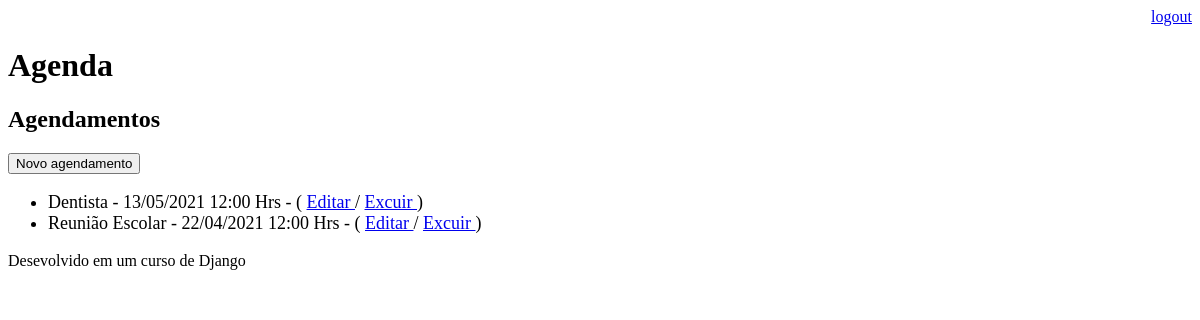
/agenda/ (signed in), run on an earlier commit of the app's database.
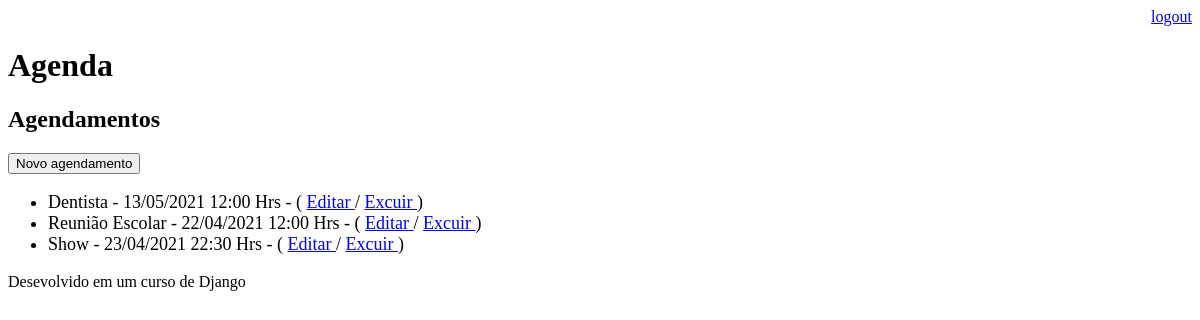
And on a later commit of the database.
### core/models.py (models this page shows, shortened)
class Evento(models.Model):
    titulo = models.CharField(max_length=100)
    descricao = models.TextField(blank=True, null=True)
    data_evento = models.DateTimeField(verbose_name='Data do Evento')
    data_criacao = models.DateTimeField(auto_now=True)
    usuario = models.ForeignKey(User, on_delete=models.CASCADE)
    class Meta:
        db_table = 'evento'
    def get_data_evento(self):
        return self.data_evento.strftime('%d/%m/%Y %H:%M Hrs')
    def get_evento_atrasado(self):
        if self.data_evento < datetime.now():
            return True
        else:
            return False

### core/views.py (the view)
# urls.py: path('agenda/', views.lista_eventos),
@login_required(login_url='/login/')
def lista_eventos(request):
    usuario = request.user
    data_atual = datetime.now() - timedelta(hours=1)
    evento = Evento.objects.filter(usuario=usuario,
                                    data_evento__gt=data_atual)
    dados = {'eventos':evento}
    return render(request , 'agenda.html', dados)

### templates/agenda.html
{% extends "model-page.html" %}
{% block content %}
    <h2>Agendamentos
    </h2>
    <a href="evento/">
        <button>Novo agendamento</button>
    </a>
    <ul style="font-size: 18px;">
        {% for evento in eventos %}
        <div style={% if evento.get_evento_atrasado %} "color:red;" {% endif %}>
            <li>{{ evento.titulo }} - {{ evento.get_data_evento }}  -  ( <a href="evento/?id={{ evento.id }}"> Editar </a>/ <a href="evento/delete/{{ evento.id }}/"> Excuir </a>)</li>
        </div>
        {% endfor %}
    </ul>
{% endblock %}

What changed in the data, as far as the page shows it:
added Evento: titulo "Show", get_data_evento "23/04/2021 22:30 Hrs"
